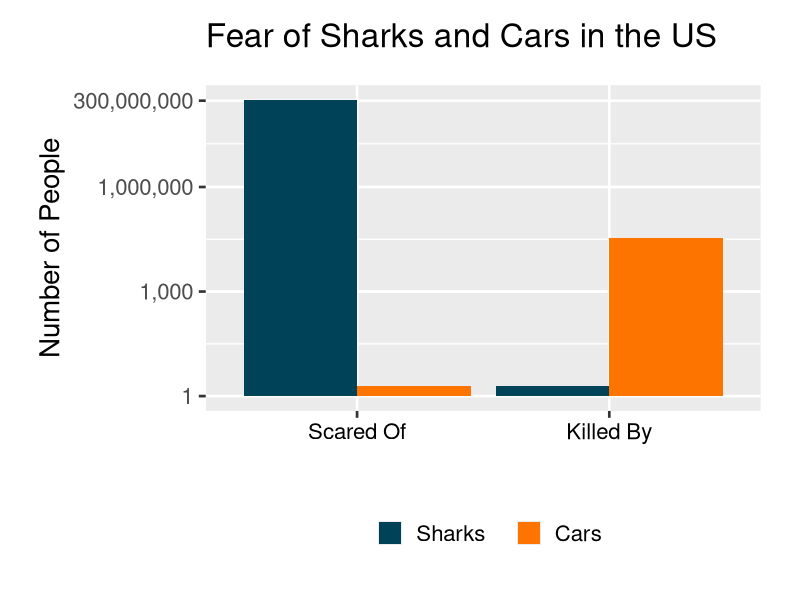
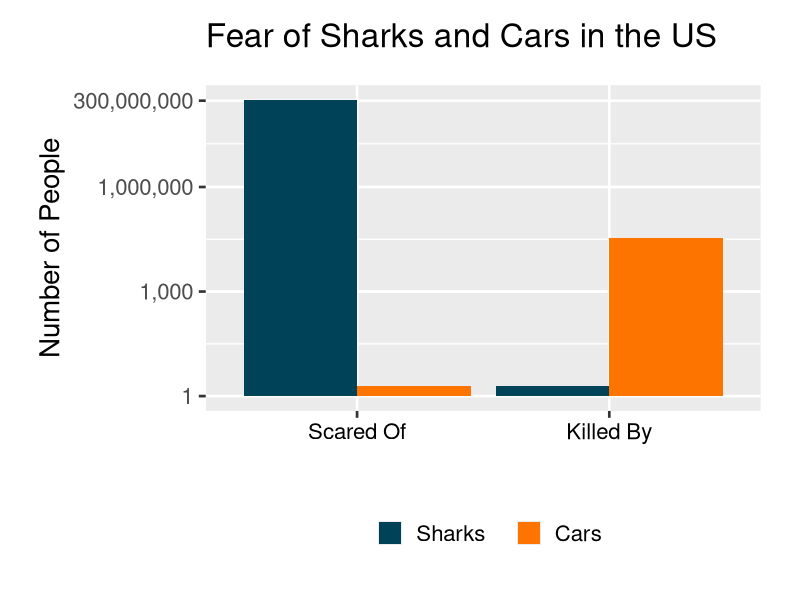

Recreate these plots in R, in order.
library(ggplot2)
library(scales)

df <- data.frame(Object         = factor(c("Sharks   ","Sharks   ","Cars","Cars"), levels=c("Sharks   ", "Cars")),
                 Action         = factor(c("Scared Of","Killed By","Scared Of","Killed By"), levels=c("Scared Of", "Killed By")),
                 NumberOfPeople = c(313e6, 2, 2, 33500))

ggplot(data=df, aes(x=Action, y=NumberOfPeople, fill=Object)) + 
    geom_bar(stat="identity", position=position_dodge()) +
    theme_grey(base_size=20) +
    scale_y_log10(labels=comma, breaks=c(1,1000,1e6,3e8)) +
    ylab("Number of People") +
    xlab("") +
    theme(legend.position="bottom",
          legend.direction="horizontal",
          plot.title = element_text(vjust=3),
          axis.text.x = element_text(color="#000000"),
          plot.margin = unit(c(1,1,1,1), "cm")) + 
    scale_fill_manual("", values = c("#004358","#FD7400","#00A388","#FF6138","#047C8C","#F1706D")) +
    ggtitle("Fear of Sharks and Cars in the US")

    ggsave("SharkCar.png", width=8, height=6, units="in")
    